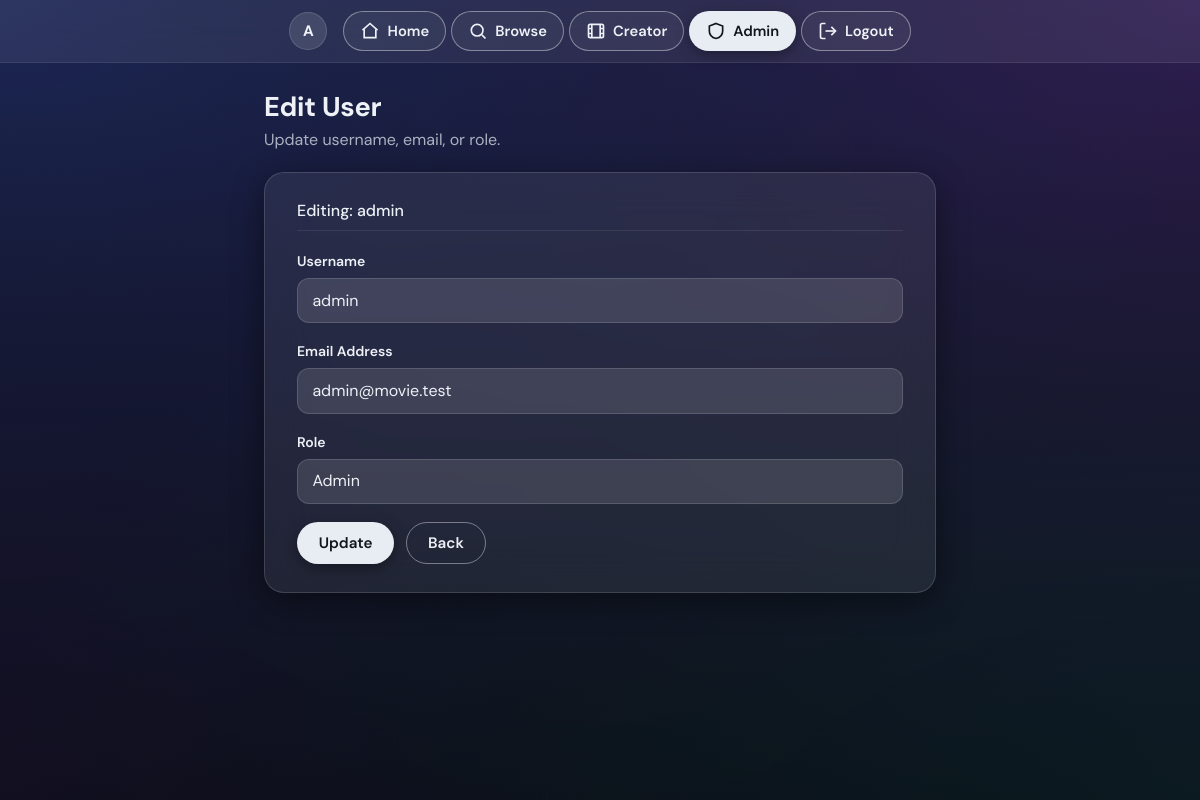
Screenshot of /auth/edit_user.php?id=1 (signed in) with the database file from the repository.
### tables this page shows
CREATE TABLE dbProj_users (
    user_id        INT             NOT NULL AUTO_INCREMENT,
    username       VARCHAR(50)     NOT NULL,
    email          VARCHAR(255)    NOT NULL,
    password_hash  VARBINARY(255)  NOT NULL,
    role           ENUM('creator','admin') NOT NULL DEFAULT 'creator',
    is_active      TINYINT(1)      NOT NULL DEFAULT 1,
    created_at     TIMESTAMP       NOT NULL DEFAULT CURRENT_TIMESTAMP,

    CONSTRAINT pk_users          PRIMARY KEY (user_id),
    CONSTRAINT uq_users_username UNIQUE (username),
    CONSTRAINT uq_users_email    UNIQUE (email)
);

### src/User.php (called while the page is built, shortened)
<?php
class User {
    public $userId = null;
    public $username;
    public $email;
    public $password;
    public $role;
    public $dbc = null;
    private $aesKey = 'your_secret_key';
    private function getDBConnection() {
        require_once __DIR__ . '/Database.php';
        try {
            if ($this->dbc == null) {
                $db = new Database();
                $this->dbc = $db->getConnection();
                $this->dbc->set_charset("utf8mb4");
            }
            return $this->dbc;
        } catch (Exception $e) {
            echo 'Caught exception: ' . $e->getMessage();
            return null;
        }
    }
    public function get($userId) {
        if ($this->getDBConnection()) {
            $q = "SELECT user_id, username, email,
                         AES_DECRYPT(password_hash, ?) AS password_hash,
                         role
                  FROM dbProj_users WHERE user_id=?";
            $stmt = $this->dbc->prepare($q);
            $stmt->bind_param('si', $this->aesKey, $userId);
            if ($stmt->execute()) {
                $stmt->store_result();
                $stmt->bind_result(
                    $this->userId,
                    $this->username,
                    $this->email,
                    $this->password,
                    $this->role
                );
            } else {
                $this->displayError($q);
            }
        }
        return false;
    }
}
?>

### src/Database.php (called while the page is built, shortened)
<?php
function getConnection()
{
    static $cfg = null;
    if ($cfg === null) {
        $cfg = require __DIR__ . '/../config/db.php';
    }
    $conn = mysqli_connect($cfg['host'], $cfg['user'], $cfg['pass'], $cfg['name']);
    mysqli_set_charset($conn, 'utf8mb4');
    return $conn;
}
class Database
{
    protected $dbc = null;
    public function getConnection()
    {
        if ($this->dbc === null) {
            $this->dbc = getConnection();
        }
        return $this->dbc;
    }
}

### public/auth/edit_user.php (the view, shortened to what this page needs)
<?php
require_once __DIR__ . '/../../src/Database.php';
require_once __DIR__ . '/../../src/User.php';
$id = 0;
if (isset($_GET['id'])) {
    $id = (int)$_GET['id'];
} elseif (isset($_POST['id'])) {
    $id = (int)$_POST['id'];
}
require __DIR__ . '/../../includes/header.php';
$user = new User();
$user->get($id);
?>
  <div class="page-heading">
    <h1>Edit User</h1>
    <p>Update username, email, or role.</p>
  </div>
  <form action="/auth/edit_user.php" method="post" class="glass-panel form-card">
    <h3>Editing: <?= htmlspecialchars($user->username) ?></h3>
    <div class="form-group">
      <label for="username">Username</label>
      <input type="text" id="username" name="username" class="form-control" value="<?= htmlspecialchars($user->username) ?>">
    </div>
    <div class="form-group">
      <label for="email">Email Address</label>
      <input type="text" id="email" name="email" class="form-control" value="<?= htmlspecialchars($user->email) ?>">
    </div>
    <div class="form-group">
      <label for="role">Role</label>
      <select id="role" name="role" class="form-select">
        <?php foreach (['creator', 'admin'] as $r): ?>
          <option value="<?= $r ?>" <?= $user->role === $r ? 'selected' : '' ?>><?= ucfirst($r) ?></option>
        <?php endforeach; ?>
      </select>
    </div>
    <div style="display:flex;gap:12px">
      <button type="submit" name="submit" value="update" class="glass-btn glass-btn--accent">Update</button>
      <a href="/auth/view_users.php" class="glass-btn">Back</a>
    </div>
  </form>
<?php require __DIR__ . '/../../includes/footer.php'; ?>

### public/css/theme.css (style rules this page uses)
:root { color-scheme: dark; --bg-base: #0b0d12; --ink: #eef1f6; --ink-soft: #aab2c0; --ink-faint: #6f7785; --glass-bg: rgba(255, 255, 255, 0.07); --glass-bg-strong: rgba(255, 255, 255, 0.12); --glass-bg-soft: rgba(255, 255, 255, 0.05); --glass-border: rgba(255, 255, 255, 0.14); --glass-border-soft: rgba(255, 255, 255, 0.08); --glass-blur: 22px; --glass-shadow: 0 8px 32px rgba(0, 0, 0, 0.45); --glass-shadow-lg: 0 18px 50px rgba(0, 0, 0, 0.6); --accent: #e8ecf3; --accent-dk: #ffffff; --accent-soft: rgba(255, 255, 255, 0.14); --accent-ink: #11151c; --ok: #2e9e6b; --warn: #d9912f; --danger: #d65151; --radius-card: 14px; --radius-soft: 20px; --radius-pill: 999px; }
* { box-sizing: border-box; }
html, body { min-height: 100%; }
html { background: var(--bg-base); }
body { margin: 0; background: transparent; color: var(--ink); font-family: "DM Sans", system-ui, -apple-system, sans-serif; -webkit-font-smoothing: antialiased; }
a { text-decoration: none; color: inherit; }
body::before { content: ""; position: fixed; inset: 0; z-index: -1; background: linear-gradient( 180deg, rgba(8, 9, 13, 0.2) 0%, rgba(8, 9, 13, 0.45) 55%, rgba(8, 9, 13, 0.7) 100% ); pointer-events: none; }
.glass-panel { background: var(--glass-bg); backdrop-filter: blur(var(--glass-blur)); -webkit-backdrop-filter: blur(var(--glass-blur)); border: 1px solid var(--glass-border); border-radius: var(--radius-soft); box-shadow: var(--glass-shadow); }
.glass-btn { display: inline-flex; align-items: center; justify-content: center; gap: 0.5rem; border: 1px solid rgba(255, 255, 255, 0.4); background: transparent; color: var(--ink); font: inherit; font-weight: 600; font-size: 0.95rem; padding: 0.55rem 1.3rem; border-radius: var(--radius-pill); cursor: pointer; transition: transform 0.15s ease, background 0.2s ease, border-color 0.2s ease; }
.glass-btn--accent { background: var(--accent); border-color: transparent; color: var(--accent-ink); box-shadow: 0 4px 14px rgba(0, 0, 0, 0.35); }
.glass-input, .glass-select, .glass-textarea, .form-control, .form-select { width: 100%; border: 1px solid var(--glass-border); background: var(--glass-bg-strong); color: var(--ink); font: inherit; padding: 0.6rem 0.9rem; border-radius: 12px; outline: none; transition: border-color 0.2s, box-shadow 0.2s; }
.glass-input::placeholder, .glass-textarea::placeholder, .form-control::placeholder { color: var(--ink-soft); opacity: 1; }
.page-heading { margin: 0 0 1.25rem; }
.page-heading h1 { font-weight: 700; font-size: 1.7rem; letter-spacing: -0.01em; margin: 0; }
.page-heading p { color: var(--ink-soft); margin: 0.25rem 0 0; }
.form-group { margin-bottom: 18px; }
.form-group > label { display: block; font-size: 14px; font-weight: 600; color: var(--ink); margin-bottom: 6px; }
.form-card { padding: 28px 32px; margin-bottom: 24px; }
.form-card h3 { margin: 0 0 20px; font-size: 16px; border-bottom: 1px solid var(--glass-border-soft); padding-bottom: 10px; }

### includes/header.php (style rules this page uses)
html, body { margin: 0; min-height: 100%; background: #0b0d12; color: #eef1f6; font-family: "DM Sans", system-ui, -apple-system, sans-serif }

### rows the page displays
dbproj_users: username "admin", email "admin@movie.test", role "Admin"

### other values shown
substr($username ?: 'U', 0, 1) "A"
